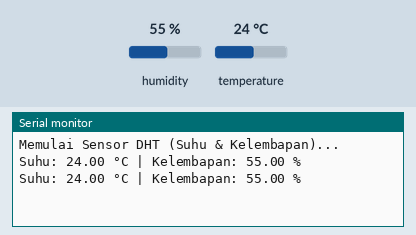
Recording of a sketch running on a simulated ESP32. Parts: the last lines printed to the serial monitor. Inputs (shaded band) come from the test bench; at power-on: humidity 55 %, temperature 24 °C.

Above: at 4.8 s.
4.9 s: humidity set to 22 %
At 7.2 s:
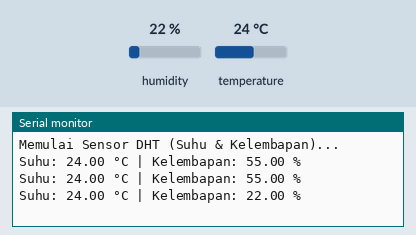
7.9 s: temperature set to 12 °C
At 8.9 s:
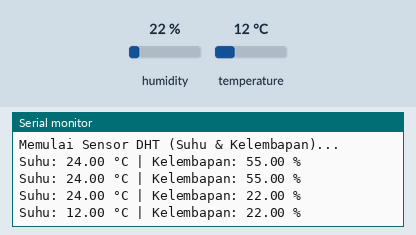
10.9 s: humidity set to 40 %
At 13.5 s:
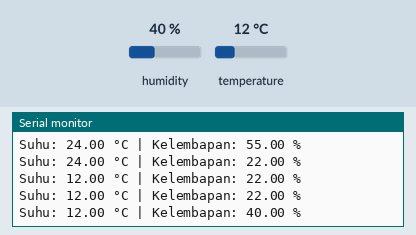
Timing chart, 0 to 15.0 s (numbered marks = the images above; inputs shaded):
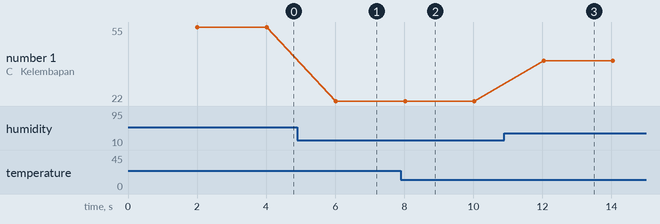

Measured:
- after the input at 4.9 s, the serial monitor: prints a new line after 1.1 s (image 1)
- after the input at 7.9 s, the serial monitor: prints a new line after 0.12 s (image 2)
- after the input at 10.9 s, the serial monitor: prints a new line after 1.1 s (image 3)
- plotted number 1: 55 → 22 after the input at 4.9 s, 22 → 40 after the input at 10.9 s

The sketch:

sketch.ino
```cpp
#include <DHT.h>

// Pin data DHT terhubung ke pin D13 pada ESP32
const byte dhtPin = 13;

// Gunakan DHT11 atau DHT22 sesuai komponen yang kamu pasang di Wokwi
#define DHTTYPE DHT22

DHT dht(dhtPin, DHTTYPE);

void setup() {
  Serial.begin(115200);
  dht.begin();
  Serial.println("Memulai Sensor DHT (Suhu & Kelembapan)...");
}

void loop() {
  // Sensor DHT butuh jeda waktu sekitar 2 detik untuk membaca data baru
  delay(2000);

  float temp = dht.readTemperature(); // Membaca suhu dalam Celcius
  float hum  = dht.readHumidity();    // Membaca kelembapan (%)

  // Cek apakah sensor berhasil dibaca
  if (isnan(temp) || isnan(hum)) {
    Serial.println("[ERROR] Gagal membaca data dari sensor DHT!");
    return;
  }

  // Tampilkan hasilnya ke Serial Monitor
  Serial.print("Suhu: ");
  Serial.print(temp);
  Serial.print(" °C | Kelembapan: ");
  Serial.print(hum);
  Serial.println(" %");
}
```
